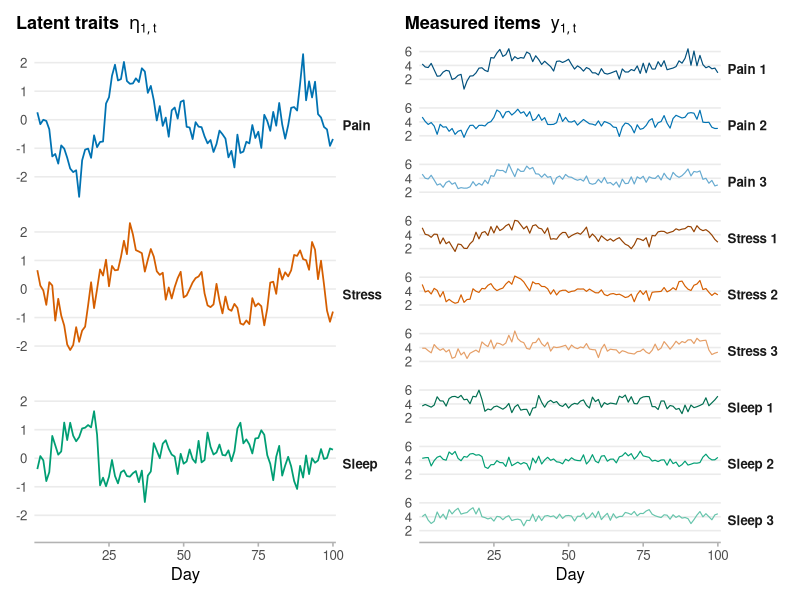

Source code (R):
# simulate_ild_illustration.R --------------------------------------------------
#
# Illustration of intensive longitudinal data for a single participant.
#
# Three latent traits (pain, stress, sleep) follow a VAR(1) process over 100
# timepoints, and each trait is measured by three items through a factor
# measurement model. The figure shows the latent traits in the left column and
# the nine observed items in the right column. Colour identifies the latent
# trait; within the item column, the three shades of a trait's colour identify
# its three indicators.
#
# Run from the project root. Writes ild_illustration.png.
# ------------------------------------------------------------------------------

library(ggplot2)
library(patchwork)

set.seed(2026)

# Simulation settings ----------------------------------------------------------

n_timepoints <- 100
trait_names <- c("Pain", "Stress", "Sleep")
n_traits <- length(trait_names)
n_items <- 3L # items per latent trait

# VAR(1) transition matrix: moderate autoregression, some cross-lagged effects.
Phi <- matrix(
  c(
    0.55, 0.25, -0.20,
    0.10, 0.60, -0.25,
    -0.05, -0.15, 0.50
  ),
  nrow = n_traits, byrow = TRUE,
  dimnames = list(trait_names, trait_names)
)

# Innovation covariance of the latent traits.
Psi <- matrix(
  c(
    1.00, 0.30, -0.20,
    0.30, 1.00, -0.25,
    -0.20, -0.25, 1.00
  ),
  nrow = n_traits, byrow = TRUE,
  dimnames = list(trait_names, trait_names)
) * 0.5^2

# Measurement model: loadings, intercepts and residual standard deviations for
# the three items of each trait. Items are on a 1-7 scale centred at 4.
lambda <- c(1.00, 0.85, 0.70)
nu <- 4
sigma <- 0.35

# Simulate the latent traits ---------------------------------------------------

# Draws from N(0, Psi) via the Cholesky factor, so that no extra package is
# needed.
chol_psi <- chol(Psi)
innovations <- matrix(rnorm(n_timepoints * n_traits), nrow = n_timepoints) %*% chol_psi

eta <- matrix(NA_real_, nrow = n_timepoints, ncol = n_traits,
              dimnames = list(NULL, trait_names))
eta[1, ] <- innovations[1, ]
for (t in seq(2, n_timepoints)) {
  eta[t, ] <- Phi %*% eta[t - 1, ] + innovations[t, ]
}

# Simulate the observed items --------------------------------------------------

item_names <- paste(rep(trait_names, each = n_items), rep(seq_len(n_items), n_traits))

y <- matrix(NA_real_, nrow = n_timepoints, ncol = n_traits * n_items,
            dimnames = list(NULL, item_names))
for (j in seq_len(n_traits)) {
  for (k in seq_len(n_items)) {
    y[, (j - 1) * n_items + k] <-
      nu + lambda[k] * eta[, j] + rnorm(n_timepoints, sd = sigma)
  }
}

# Data frames for plotting -----------------------------------------------------

latent_df <- data.frame(
  time = rep(seq_len(n_timepoints), times = n_traits),
  trait = factor(rep(trait_names, each = n_timepoints), levels = trait_names),
  value = as.vector(eta)
)

item_df <- data.frame(
  time = rep(seq_len(n_timepoints), times = n_traits * n_items),
  trait = factor(rep(rep(trait_names, each = n_items), each = n_timepoints),
                 levels = trait_names),
  item = factor(rep(item_names, each = n_timepoints), levels = item_names),
  value = as.vector(y)
)

# Colours ----------------------------------------------------------------------

# Colourblind-friendly base colour per latent trait (Okabe-Ito).
trait_colours <- c(Pain = "#0072B2", Stress = "#D55E00", Sleep = "#009E73")

mix_colour <- function(colour, target, amount) {
  mixed <- (1 - amount) * col2rgb(colour) + amount * col2rgb(target)
  rgb(mixed[1], mixed[2], mixed[3], maxColorValue = 255)
}

# Three shades per trait, so that each item is identifiable but clearly belongs
# to its latent trait.
item_colours <- unlist(lapply(trait_colours, function(colour) {
  c(
    mix_colour(colour, "black", 0.30),
    colour,
    mix_colour(colour, "white", 0.40)
  )
}))
names(item_colours) <- item_names

# Plot -------------------------------------------------------------------------

theme_ild <- theme_minimal(base_size = 12) +
  theme(
    panel.grid.minor = element_blank(),
    panel.grid.major.x = element_blank(),
    panel.grid.major.y = element_line(colour = "grey92"),
    axis.line.x = element_line(colour = "grey70"),
    axis.ticks.x = element_line(colour = "grey70"),
    strip.text.y.right = element_text(face = "bold", angle = 0, hjust = 0),
    panel.spacing.y = unit(0.6, "lines"),
    plot.title = element_text(face = "bold", size = 13),
    plot.title.position = "plot",
    legend.position = "none"
  )

latent_plot <- ggplot(latent_df, aes(time, value, colour = trait)) +
  geom_line(linewidth = 0.6) +
  facet_wrap(vars(trait), ncol = 1, strip.position = "right") +
  scale_colour_manual(values = trait_colours) +
  scale_x_continuous(expand = expansion(mult = 0.01)) +
  labs(
    title = expression(bold("Latent traits") ~ ~ eta[list(1, t)]),
    x = "Day", y = NULL
  ) +
  theme_ild

item_plot <- ggplot(item_df, aes(time, value, colour = item)) +
  geom_line(linewidth = 0.4) +
  facet_wrap(vars(item), ncol = 1, strip.position = "right") +
  scale_colour_manual(values = item_colours) +
  scale_y_continuous(breaks = c(2, 4, 6)) +
  scale_x_continuous(expand = expansion(mult = 0.01)) +
  labs(
    title = expression(bold("Measured items") ~ ~ y[list(1, t)]),
    x = "Day", y = NULL
  ) +
  theme_ild

ild_plot <- latent_plot + item_plot

ggsave("ild_illustration.png", ild_plot,
       width = 11, height = 7.5, dpi = 300, bg = "white")
